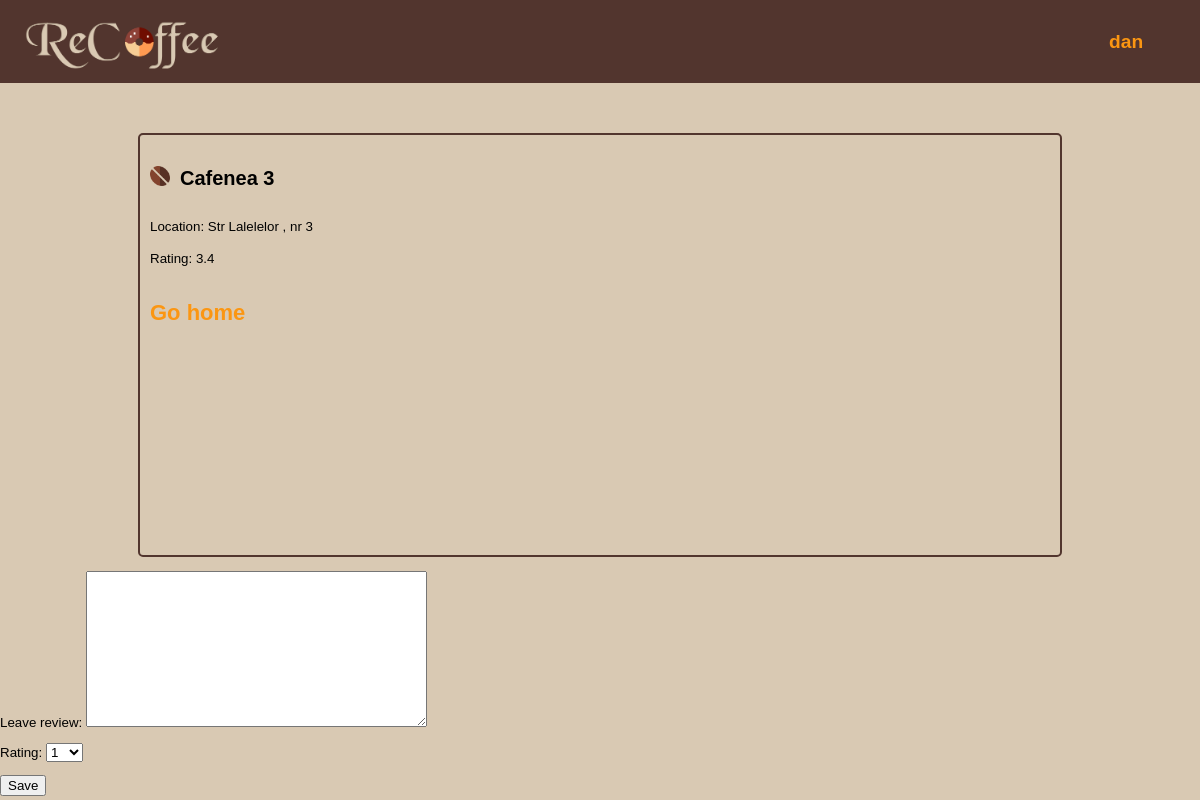
Before: /shop_profile/3/ (signed in) with the older database file.
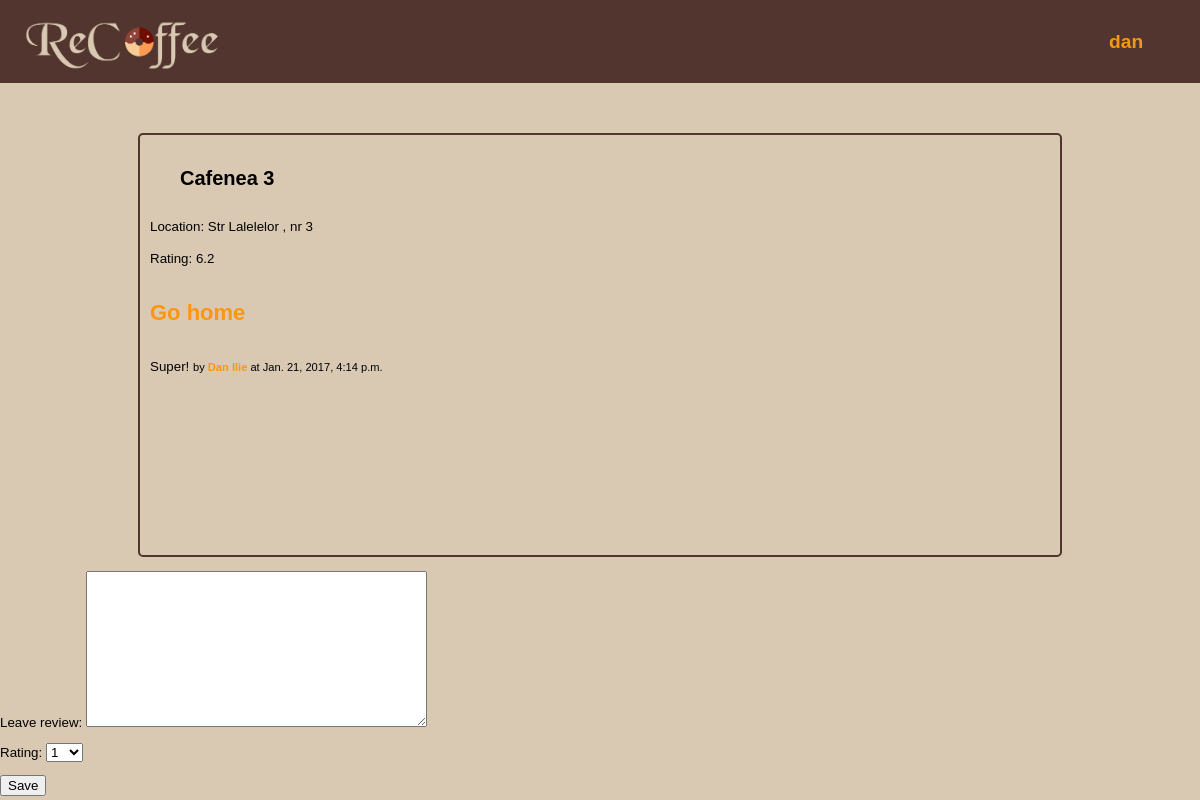
After: the same page with the newer database file.
### ReCoffee/models.py (models this page shows, shortened)
class ShopProfile(models.Model):
    name = models.CharField(max_length=50)
    location = models.CharField(max_length=200)
    rating = models.DecimalField(
        default=0,
        max_digits=2,
        decimal_places=1)

class Review(models.Model):
    text = models.CharField(max_length=300)
    date_added = models.DateTimeField(auto_now_add=True)
    author = models.ForeignKey(UserProfile, related_name='review')
    shop = models.ForeignKey(ShopProfile, related_name='review')

class UserProfile(models.Model):
    first_name = models.CharField(max_length=20)
    last_name = models.CharField(max_length=20)
    birthday = models.DateField(null=True)
    user = models.OneToOneField(
        User,
        primary_key=True,
        related_name='profile')
    class Meta:
        verbose_name_plural = 'User Profiles'

### ReCoffee/views.py (the view, shortened to what this page needs)
# urls.py: url(r'^shop_profile/(?P<pk>\d+)/$', views.shop_profile,
def shop_profile(request, pk):
    context = {}
    shop = models.ShopProfile.objects.get(pk=pk)
    review_list = models.Review.objects.filter(shop=shop)
    user_profile = models.UserProfile.objects.get(user=request.user)
    try:
        exist = models.Favorite.objects.get(user=user_profile, shop=shop)
        flag = True
    except ObjectDoesNotExist:
        flag = False
    if request.method == 'GET':
        form = forms.ReviewForm()
    context['shop'] = shop
    context['form'] = form
    context['review_list'] = review_list
    context['flag'] = flag
    return render(request, 'ReCoffee/shop_profile.html', context)

### ReCoffee/forms.py
class ReviewForm(forms.Form):
    text = forms.CharField(label="Leave review",
                           widget=forms.Textarea)
    rating = forms.ChoiceField(choices=[(x, x) for x in range(1, 11)],label="Rating")

### ReCoffee/templates/ReCoffee/shop_profile.html (shortened to what this page needs)
{% extends 'ReCoffee/base.html' %}
{% load static %}
{% block content %}
<article class="profile">
	{% if not flag %}
		<a class="boaba" href="{% url 'faved' shop.pk %}">
			<img src="{% static 'images/fave.png' %}" id="favebtn"/>
		</a>
	{% endif %}
	<small class="dropdown">
	<h1 class="shoptitle"> {{ shop.name }} </h1>
	<span> Location: {{ shop.location }} </span>
	<br><span> Rating: {{ shop.rating }} </span>
	<p style="font-size: 22px; font-style: bold;">
	<a href="{% url 'index' %}">Go home</a>
	</p>
	{% for review in review_list %}
		<p>
			{{ review.text }}
			<small>  {% if user.profile %} by
		<a href="{% url 'user_profile' review.author.pk %}">{{ review.author.first_name }} {{ review.author.last_name }}</a>
		at {{ review.date_added }}
{% endif %}
</small>
</p>
{% endfor %}
</article>
{% if user.username %}
<form method="POST">
	{{ form.as_p }}
	<input class="button" type="submit" value="Save"/>
</form>
{% endif %}
{% endblock %}

Changed rows visible on the page:
changed ShopProfile "Cafenea 3": rating "3.4" → "6.2"
added Review: text "Super!", author.first_name "Dan", author.last_name "Ilie", date_added "Jan. 21, 2017, 4:14 p.m."
